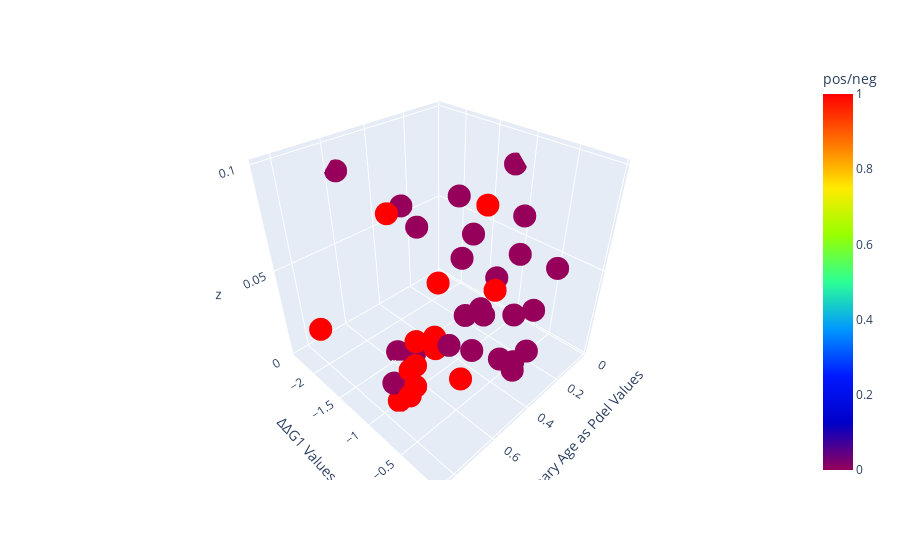

The notebook cell saved with this chart:
### Code cell
scatterplot3D("Evolutionary Age as Pdel Values", "ΔΔG1 Values", "pdel", "deldel_G1")

### Figure 1 — Plotly figure (JSON) as saved in the notebook; plotly's stock layout.template omitted (floating-point values rounded to 4 significant figures)
{"data": [{"hovertemplate": "Evolutionary Age as Pdel Values=%{x}<br>ΔΔG1 Values=%{y}<br>z=%{z}<br>pos/neg=%{marker.color}<extra></extra>", "legendgroup": "", "marker": {"color": [1, 1, 1, 1, 1, 1, 1, 1, 1, 1, 1, 1, 1, 1, 0, 0, 0, 0, 0, 0, 0, 0, 0, 0, 0, 0, 0, 0, 0, 0, 0, 0, 0, 0, 0, 0, 0, 0, 0, 0], "coloraxis": "coloraxis", "symbol": "circle"}, "mode": "markers", "name": "", "scene": "scene", "showlegend": false, "type": "scatter3d", "x": [0.5, 0.74, 0.74, 0.74, 0.74, 0.74, 0.74, 0.74, 0.74, 0.57, 0.5, 0.74, 0.85, 0.74, 0.5, 0.5, 0.5, 0.19, 0.27, 0.27, 0.5, 0.5, 0.19, 0.57, 0.57, 0.02, 0.5, 0.57, 0.57, 0.74, 0.27, 0.57, 0.57, 0.5, 0.5, 0.57, 0.5, 0.19, 0.27, 0.74], "y": [-0.47, -0.96, -0.42, -0.11, -0.78, -0.68, -0.66, -0.96, -0.69, -0.18, -1.05, -0.41, -1.8, -0.76, -0.21, -0.1, -0.05, -0.23, -0.3, -0.95, -0.67, -0.48, -0.69, -0.4, -1.23, -1.2, -0.1, -1.53, -2.36, -1.03, -0.48, -1.34, -0.56, -0.61, -0.32, -1.13, -0.79, -1.16, -0.32, -0.25], "z": [0.09712, 0.09668, 0.0558, 0.04436, 0.01244, 0.03359, 0.04697, 0.00313, 0.02132, 0.07143, 0.05111, 0.05043, 0.03098, 0.0285, 0.0313, 0.05732, 0.02984, 0.05776, 0.03887, 0.01987, 0.04275, 0.05102, 0.05577, 0.0362, 0.01036, 0.08564, 0.09901, 0.002812, 0.08722, 0.01218, 0.002367, 0.08619, 0.07731, 0.08307, 0.06957, 0.08034, 0.09578, 0.0106, 0.01408, 0.05659]}], "layout": {"coloraxis": {"colorbar": {"title": {"text": "pos/neg"}}, "colorscale": [[0, "rgb(150,0,90)"], [0.125, "rgb(0,0,200)"], [0.25, "rgb(0,25,255)"], [0.375, "rgb(0,152,255)"], [0.5, "rgb(44,255,150)"], [0.625, "rgb(151,255,0)"], [0.75, "rgb(255,234,0)"], [0.875, "rgb(255,111,0)"], [1, "rgb(255,0,0)"]]}, "legend": {"tracegroupgap": 0}, "margin": {"t": 60}, "scene": {"domain": {"x": [0, 1], "y": [0, 1]}, "xaxis": {"title": {"text": "Evolutionary Age as Pdel Values"}}, "yaxis": {"title": {"text": "ΔΔG1 Values"}}, "zaxis": {"title": {"text": "z"}}}}}
